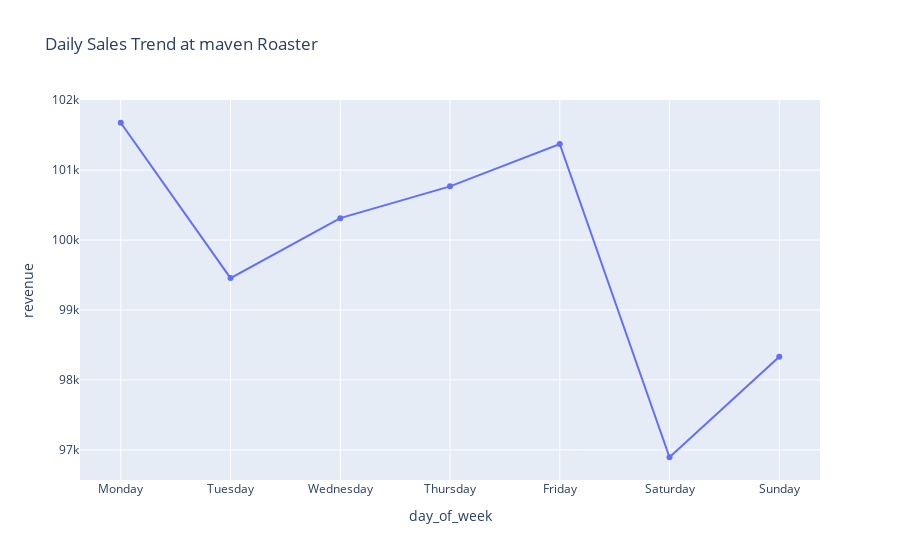

Notebook code cell kept with this figure:
### Code cell
daily_sales = df.groupby('day_of_week')['revenue'].sum().reindex(['Monday','Tuesday','Wednesday','Thursday',
                                                                    'Friday','Saturday','Sunday']).reset_index()


daily_sales

fig1 = px.line(daily_sales, x = 'day_of_week', y = 'revenue', title = 'Daily Sales Trend at maven Roaster', markers = True)
fig1.show()

### Figure 1 — Plotly figure (JSON) as saved in the notebook; plotly's stock layout.template omitted (floating-point values rounded to 4 significant figures)
{"data": [{"hovertemplate": "day_of_week=%{x}<br>revenue=%{y}<extra></extra>", "legendgroup": "", "line": {"color": "#636efa", "dash": "solid"}, "marker": {"symbol": "circle"}, "mode": "lines+markers", "name": "", "orientation": "v", "showlegend": false, "type": "scatter", "x": ["Monday", "Tuesday", "Wednesday", "Thursday", "Friday", "Saturday", "Sunday"], "xaxis": "x", "y": [101700.0, 99460.0, 100300.0, 100800.0, 101373, 96890.0, 98330.0], "yaxis": "y"}], "layout": {"autosize": true, "legend": {"tracegroupgap": 0}, "title": {"text": "Daily Sales Trend at maven Roaster"}, "xaxis": {"anchor": "y", "autorange": true, "domain": [0, 1], "range": [-0.3744, 6.374], "title": {"text": "day_of_week"}, "type": "category"}, "yaxis": {"anchor": "x", "autorange": true, "domain": [0, 1], "range": [96500.0, 102100.0], "title": {"text": "revenue"}, "type": "linear"}}}
